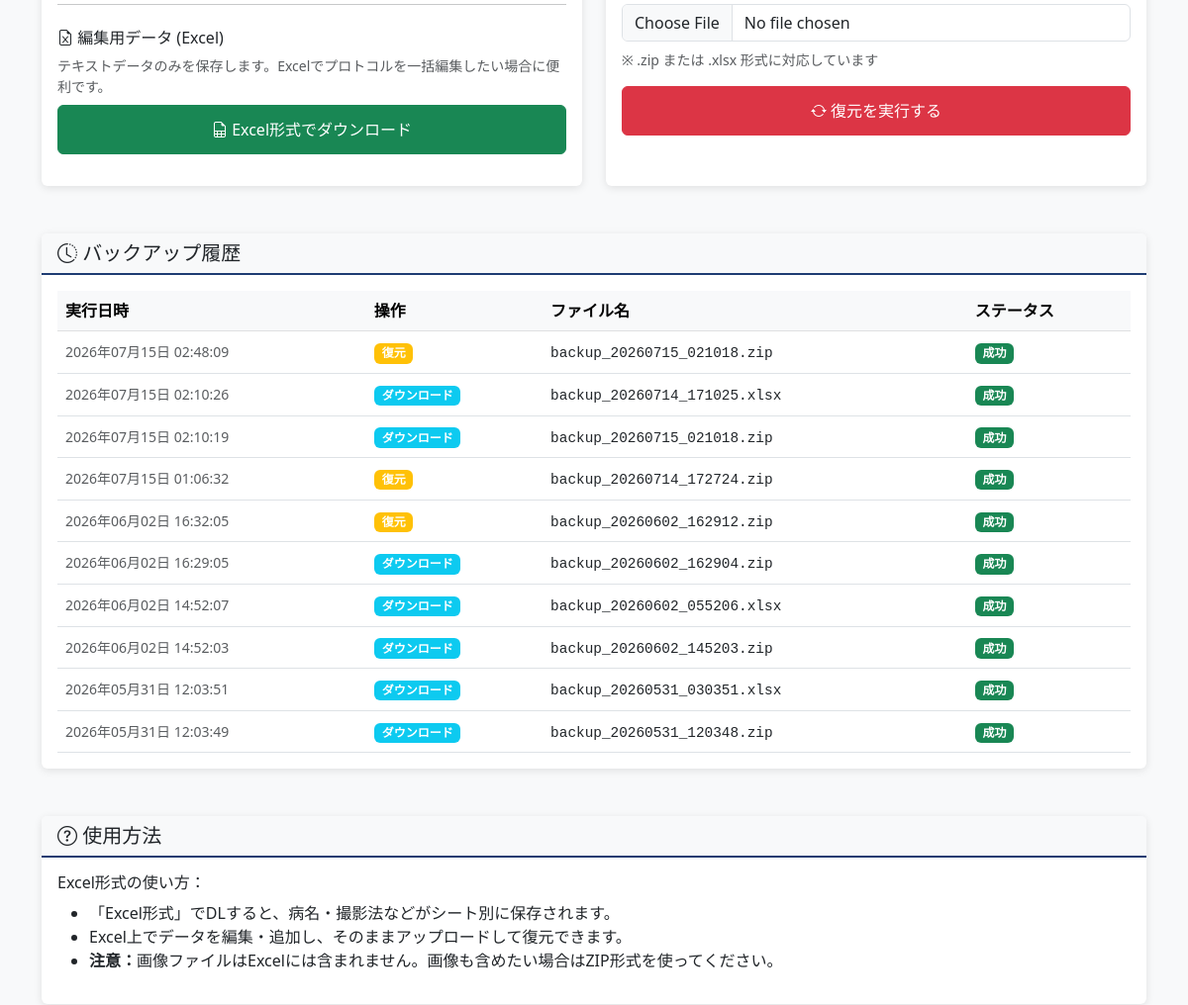
The page /backup/ (middle part) on the database as committed earlier.
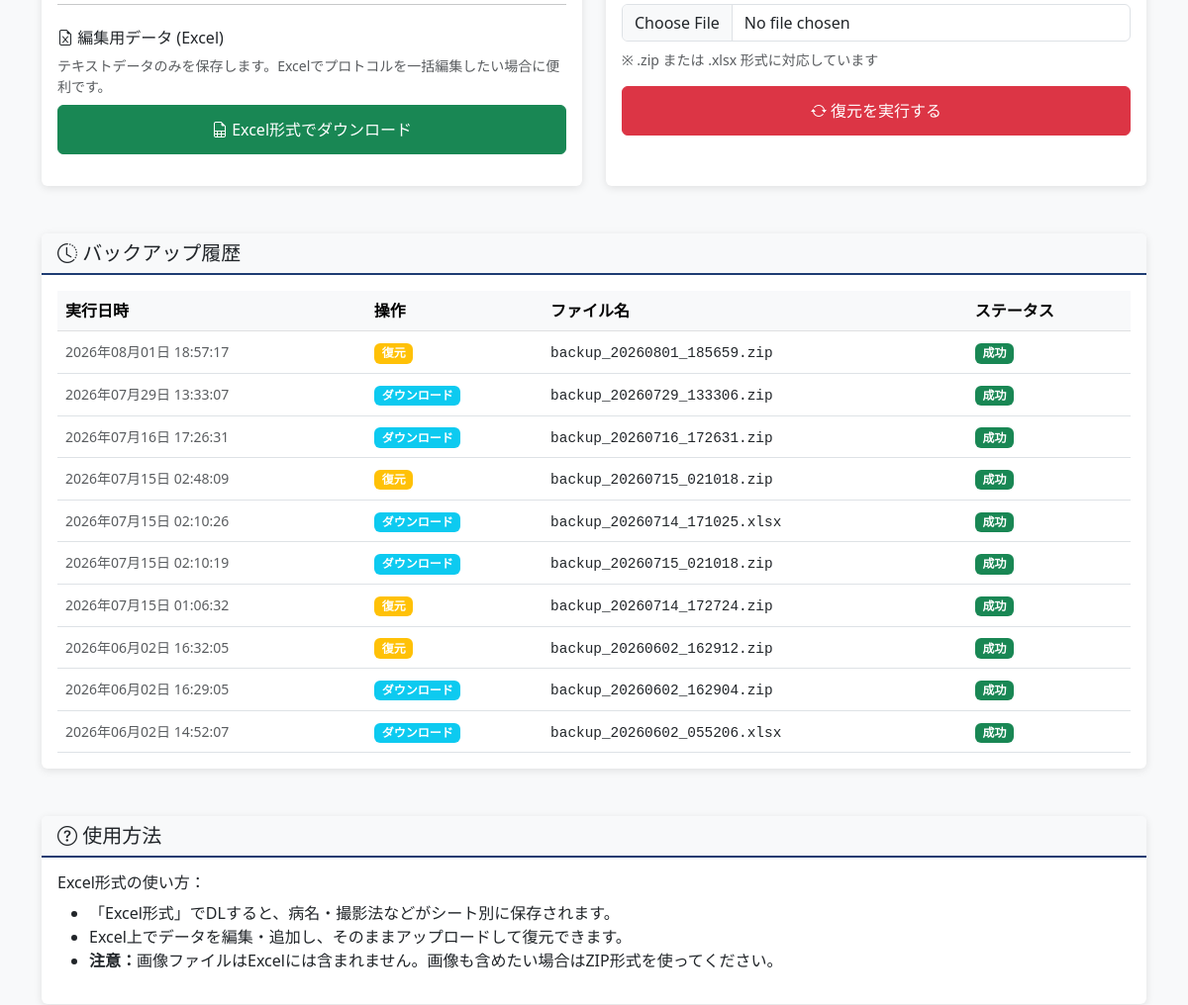
The same page on the database as committed later.
### ct_app/models.py (models this page shows, shortened)
class BackupHistory(models.Model):
    BACKUP_TYPE_CHOICES = [
        ('export', 'バックアップ実行'),
        ('import', 'バックアップ復元'),
    ]
    backup_type = models.CharField(
        max_length=20,
        choices=BACKUP_TYPE_CHOICES,
        default='export'
    )
    created_at = models.DateTimeField(auto_now_add=True)
    filename = models.CharField(max_length=255, blank=True, null=True)
    status = models.CharField(
        max_length=20,
        choices=[('success', '成功'), ('failed', '失敗')],
        default='success'
    )
    error_message = models.TextField(blank=True, null=True)
    class Meta:
        ordering = ['-created_at']
        verbose_name_plural = "Backup Histories"

### ct_app/views.py (the view)
# urls.py: path('backup/', views.BackupPageView.as_view(), name='backup'),
class BackupPageView(View):
    def get(self, request):
        histories = BackupHistory.objects.all()[:10]
        context = {
            'page_title': 'バックアップ管理',
            'histories': histories,
        }
        return render(request, 'ct_app/backup.html', context)

### ct_app/context_processors.py (called while the page is built)
def maintenance_status(request):
    return {
        'is_maintenance': getattr(settings, 'IS_MAINTENANCE', False)
    }

### ct_app/templates/ct_app/backup.html (shortened to what the changed rows need)
{% extends 'ct_app/base.html' %}
{% block content %}
<div class="container my-5">
    <div class="card mt-5">
        <div class="card-body">
            {% if histories %}
            <div class="table-responsive">
                <table class="table table-hover mb-0">
                    <thead class="table-light">
                        <tr>
                            <th>実行日時</th>
                            <th>操作</th>
                            <th>ファイル名</th>
                            <th>ステータス</th>
                        </tr>
                    </thead>
                    <tbody>
                        {% for history in histories %}
                        <tr>
                            <td>
                                <small class="text-muted">
                                    {{ history.created_at|date:"Y年m月d日 H:i:s" }}
                                </small>
                            </td>
                            <td>
                                {% if history.backup_type == 'export' %}
                                    <span class="badge bg-info">ダウンロード</span>
                                {% else %}
                                    <span class="badge bg-warning">復元</span>
                                {% endif %}
                            </td>
                            <td><small class="text-monospace">{{ history.filename|default:"-" }}</small></td>
                            <td>
                                {% if history.status == 'success' %}
                                    <span class="badge bg-success">成功</span>
                                {% else %}
                                    <span class="badge bg-danger">失敗</span>
                                {% endif %}
                            </td>
                        </tr>
                        {% endfor %}
                    </tbody>
                </table>
            </div>
            {% else %}
            <p class="text-muted mb-0"><i class="bi bi-info-circle"></i> 履歴がありません</p>
            {% endif %}
        </div>
    </div>
</div>
{% endblock %}

Rows that differ between the two databases and show on the page:
no longer on this page (row unchanged): BackupHistory: created_at "2026年06月02日 14:52:03", backup_type "ダウンロード", filename "backup_20260602_145203.zip", status "成功"
no longer on this page (row unchanged): BackupHistory: created_at "2026年05月31日 12:03:51", backup_type "ダウンロード", filename "backup_20260531_030351.xlsx", status "成功"
no longer on this page (row unchanged): BackupHistory: created_at "2026年05月31日 12:03:49", backup_type "ダウンロード", filename "backup_20260531_120348.zip", status "成功"
added BackupHistory: created_at "2026年08月01日 18:57:17", backup_type "復元", filename "backup_20260801_185659.zip", status "成功"
added BackupHistory: created_at "2026年07月29日 13:33:07", backup_type "ダウンロード", filename "backup_20260729_133306.zip", status "成功"
added BackupHistory: created_at "2026年07月16日 17:26:31", backup_type "ダウンロード", filename "backup_20260716_172631.zip", status "成功"
